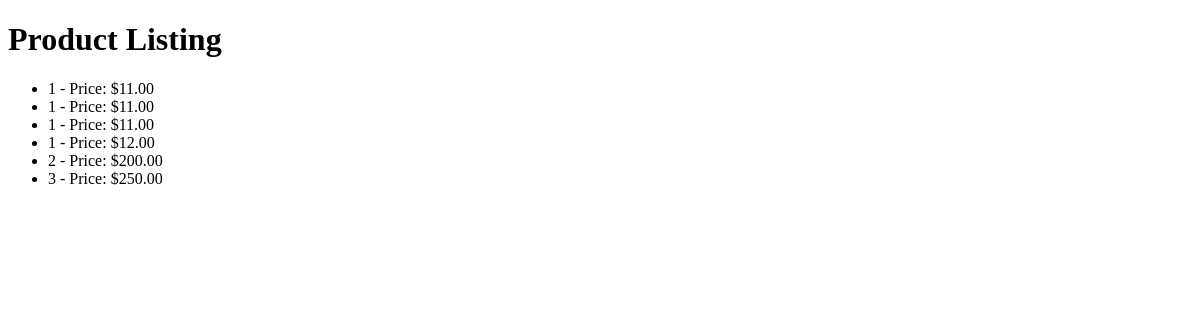
/products/, run on an earlier commit of the app's database.
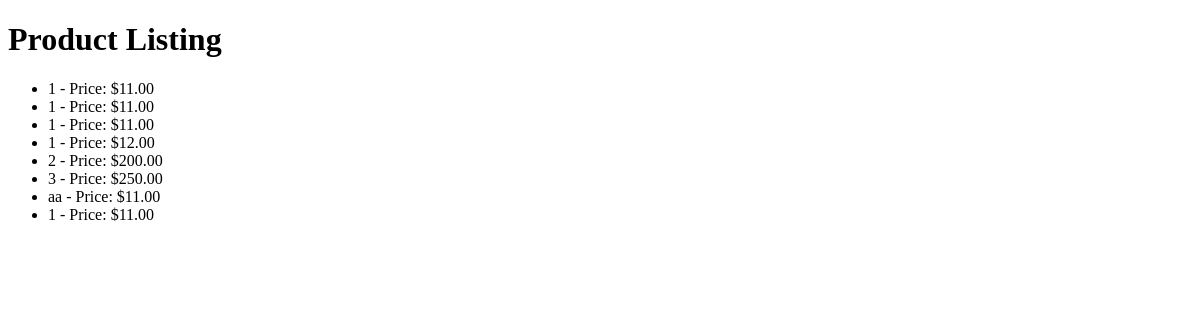
And on a later commit of the database.
### shopciti_app/models.py (models this page shows, shortened)
class Product(models.Model):
    name = models.CharField(max_length=255)
    description = models.TextField()
    price = models.DecimalField(max_digits=10, decimal_places=2)
    image = models.ImageField(upload_to='products/')
    store = models.ForeignKey(Store, on_delete=models.CASCADE, null=True)  # Add this ForeignKey

### shopciti_app/views.py (the view)
# urls.py: path('products/', views.product_list, name='product_list'),
def product_list(request):
    products = Product.objects.all()
    return render(request, 'shopciti_app/product_list.html', {'products': products})

### shopciti_app/templates/shopciti_app/product_list.html (shortened to what this page needs)
<!DOCTYPE html>
<html lang="en">
<head>
</head>
<body>
    <h1>Product Listing</h1>
    <ul>
        {% for product in products %}
        <li>{{ product.name }} - Price: ${{ product.price }}</li>
        {% endfor %}
    </ul>
</body>
</html>

What changed in the data, as far as the page shows it:
added Product: name "aa", price "11.00"
added Product: name "1", price "11.00"
